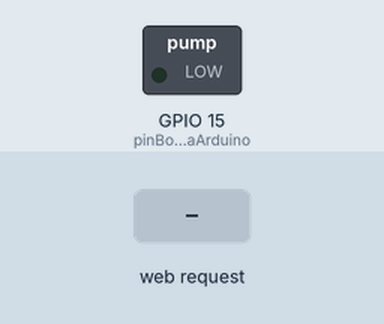
A sketch run on a simulated ESP8266 (NodeMCU). On the bench: switched loads named in the sketch (green lamp = pin HIGH). Inputs (shaded band) come from the test bench. WiFi joins after 1.5 s; servers stay silent unless stated; what the sketch prints to the serial monitor is not drawn.

Above: at 2.7 s.
2.8 s: HTTP request GET /LED=ON received
At 3.4 s:
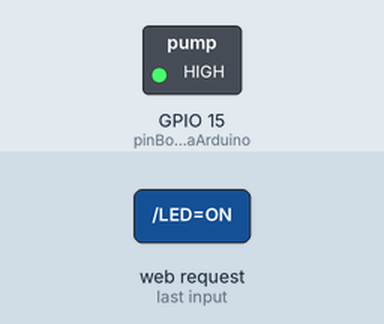
4.3 s: HTTP request GET /LED=OFF received
At 4.6 s:
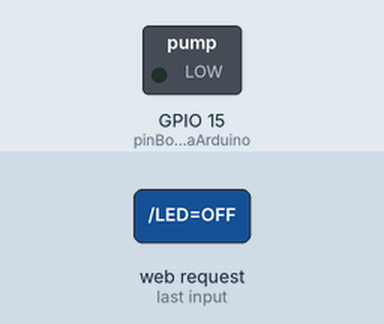
Timing chart, 0 to 7.3 s (numbered marks = the images above; inputs shaded):
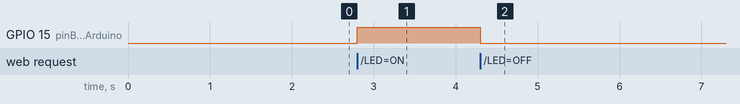

Measured:
- after the input at 2.8 s, GPIO 15 (pinBombaArduino): LOW → HIGH at once
- after the input at 4.3 s, GPIO 15 (pinBombaArduino): HIGH → LOW at once

The sketch:

tiempo_de_luz.lnk.ino
```cpp
 #define DEBUG_MODE 1
#include <NTPClient.h>
#include <ESP8266WiFi.h>
#include <WiFiUdp.h>

const char *ssid     = "UNICODE<3";
const char *password = "huevohervido1";

const long utcOffsetInSeconds = 10800;

char daysOfTheWeek[7][12] = {"Sunday", "Monday", "Tuesday", "Wednesday", "Thursday", "Friday", "Saturday"};

// Define NTP Client to get time
WiFiUDP ntpUDP;
NTPClient timeClient(ntpUDP, "pool.ntp.org", utcOffsetInSeconds);


//server
int pinBombaArduino = 15; // GPIO12
WiFiServer server(80);

void setup() {
  Serial.begin(9600);
  delay(10);

  pinMode(pinBombaArduino, OUTPUT);
  digitalWrite(pinBombaArduino, LOW);

  conectarALaRed();

  //server y timeClient
  //timeClient.begin();
  inicarServidor();
}

void loop() {
  //timeClient
  //timeClient.update();

//  Serial.print(daysOfTheWeek[timeClient.getDay()]);
//  Serial.print(", ");
//  Serial.print(timeClient.getHours());
//  Serial.print(":");
//  Serial.print(timeClient.getMinutes());
//  Serial.print(":");
//  Serial.println(timeClient.getSeconds());
//  Serial.println(timeClient.getFormattedTime());


  //server
  WiFiClient client = server.available();
  if (!client) {
    return;
  }

  // Wait until the client sends some data
  Serial.println("new client");
  while(!client.available()){
    delay(1);
  }

  // Read the first line of the request
  String request = client.readStringUntil('\r');
  Serial.println(request);
  client.flush();

  // Match the request

  int value = LOW;
  if (request.indexOf("/LED=ON") != -1)  {
    digitalWrite(pinBombaArduino, HIGH);
    value = HIGH;
  }
  if (request.indexOf("/LED=OFF") != -1)  {
    digitalWrite(pinBombaArduino, LOW);
    value = LOW;
  } else{
    client.stop();
    delay(11);
    return;
  }

// Set pinBombaArduino according to the request
//digitalWrite(pinBombaArduino, value);

  // Return the response
  client.println("HTTP/1.1 200 OK");
  client.println("Content-Type: text/html");
  client.println(""); //  do not forget this one
  client.println("<!DOCTYPE HTML>");
  client.println("<html>");

  client.print("Led pin is now: ");

  if(value == HIGH) {
    client.print("On");
  } else {
    client.print("Off");
  }
  client.println("<br><br>");
  client.println("<a href=\"/LED=ON\"\"><button>Turn On </button></a>");
  client.println("<a href=\"/LED=OFF\"\"><button>Turn Off </button></a><br />");
  client.println("</html>");

  delay(1);
  Serial.println("Client disonnected");
  Serial.println("");

}

void conectarALaRed(){
  WiFi.mode(WIFI_STA);
  WiFi.begin(ssid, password);

  while ( WiFi.status() != WL_CONNECTED ) {
    delay ( 500 );
    Serial.print ( "." );
  }
}

void inicarServidor(){
  // Start the server
  server.begin();
  Serial.println("Server started");

  // Print the IP address
  Serial.print("Use this URL to connect: ");
  Serial.print("http://");
  Serial.print(WiFi.localIP());
  Serial.println("/");
}
```
